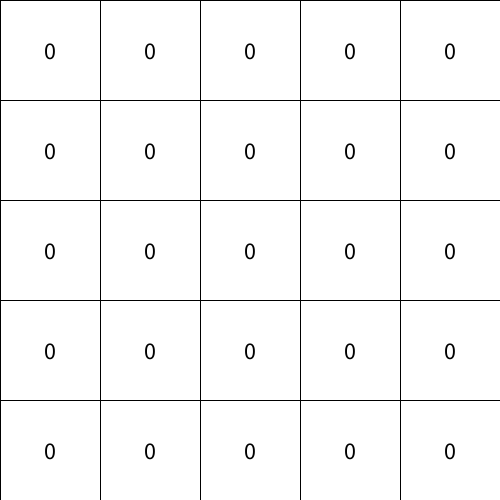
Frame 1 (no input)
Frame 60 (the mouse pressed at the canvas centre just before this capture): identical to frame 1, image omitted
Frame 120 (the mouse held since frame 60 and released just before this capture): identical to frame 1, image omitted

The Processing sketch that drew this single still picture (run headless with seeded random() and noise(); from frame 60 on, the mouse is pressed at the canvas centre):

// Processing sketch: ej17c_grillaNumeros_sinArreglos
// ── ej17c_grillaNumeros_sinArreglos.pde

// EJERCICIO EN CLASE - Parte 1
// a. Armar una grilla de 5 filas y 5 columnas (con for anidado).
// b. Cada celda debe mostrar el número 0 (con la función text).

int cant = 5;
int tam;

void setup() {
  size( 500, 500 );
  textSize( 24 );
  textAlign( CENTER, CENTER );
  tam = width / cant;
}

void draw() {
  for ( int i = 0; i < cant; i++ ) {
    for ( int j = 0; j < cant; j++ ) {
      fill( 255 );
      rect( i * tam, j * tam, tam, tam );
      fill( 0 );
      text( "0", i*tam+tam/2, j*tam+tam/2 );
    }
  }
}
